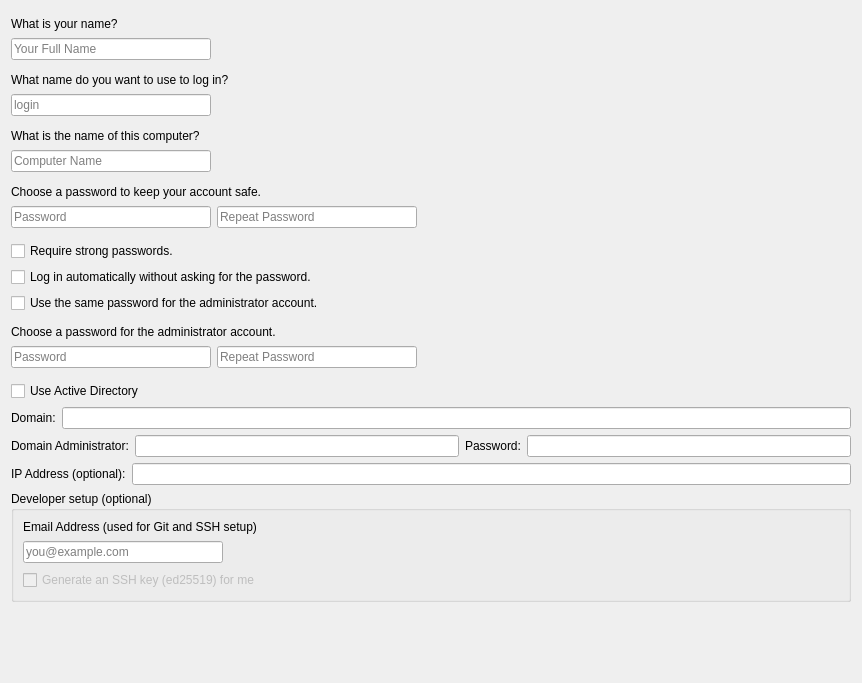
<?xml version="1.0" encoding="UTF-8"?>
<ui version="4.0">
 <author>
SPDX-FileCopyrightText: 2014 Teo Mrnjavac &lt;teo@kde.org&gt;
SPDX-License-Identifier: GPL-3.0-or-later
 </author>
 <class>Page_UserSetup</class>
 <widget class="QWidget" name="Page_UserSetup">
  <property name="geometry">
   <rect>
    <x>0</x>
    <y>0</y>
    <width>862</width>
    <height>683</height>
   </rect>
  </property>
  <property name="windowTitle">
   <string notr="true">Form</string>
  </property>
  <layout class="QVBoxLayout" name="verticalLayout_12">
   <item>
    <spacer name="verticalSpacer">
     <property name="orientation">
      <enum>Qt::Vertical</enum>
     </property>
     <property name="sizeType">
      <enum>QSizePolicy::Fixed</enum>
     </property>
     <property name="sizeHint" stdset="0">
      <size>
       <width>20</width>
       <height>6</height>
      </size>
     </property>
    </spacer>
   </item>
   <item>
    <widget class="QLabel" name="labelWhatIsYourName">
     <property name="text">
      <string>What is your name?</string>
     </property>
    </widget>
   </item>
   <item>
    <layout class="QHBoxLayout" name="fullNameLayout">
     <item>
      <widget class="QLineEdit" name="textBoxFullName">
       <property name="minimumSize">
        <size>
         <width>200</width>
         <height>0</height>
        </size>
       </property>
       <property name="placeholderText">
        <string>Your Full Name</string>
       </property>
      </widget>
     </item>
     <item>
      <widget class="QLabel" name="labelFullName">
       <property name="sizePolicy">
        <sizepolicy hsizetype="Fixed" vsizetype="Fixed">
         <horstretch>0</horstretch>
         <verstretch>0</verstretch>
        </sizepolicy>
       </property>
       <property name="minimumSize">
        <size>
         <width>24</width>
         <height>24</height>
        </size>
       </property>
       <property name="maximumSize">
        <size>
         <width>24</width>
         <height>24</height>
        </size>
       </property>
       <property name="text">
        <string notr="true"/>
       </property>
       <property name="scaledContents">
        <bool>true</bool>
       </property>
      </widget>
     </item>
     <item>
      <widget class="QLabel" name="labelFullNameError">
       <property name="sizePolicy">
        <sizepolicy hsizetype="Expanding" vsizetype="Preferred">
         <horstretch>1</horstretch>
         <verstretch>0</verstretch>
        </sizepolicy>
       </property>
       <property name="text">
        <string/>
       </property>
       <property name="wordWrap">
        <bool>true</bool>
       </property>
      </widget>
     </item>
    </layout>
   </item>
   <item>
    <spacer name="verticalSpacer_2">
     <property name="orientation">
      <enum>Qt::Vertical</enum>
     </property>
     <property name="sizeType">
      <enum>QSizePolicy::Fixed</enum>
     </property>
     <property name="sizeHint" stdset="0">
      <size>
       <width>20</width>
       <height>6</height>
      </size>
     </property>
    </spacer>
   </item>
   <item>
    <widget class="QLabel" name="username_label_2">
     <property name="text">
      <string>What name do you want to use to log in?</string>
     </property>
     <property name="wordWrap">
      <bool>false</bool>
     </property>
    </widget>
   </item>
   <item>
    <layout class="QHBoxLayout" name="usernameLayout">
     <item>
      <widget class="QLineEdit" name="textBoxLoginName">
       <property name="sizePolicy">
        <sizepolicy hsizetype="Expanding" vsizetype="Fixed">
         <horstretch>0</horstretch>
         <verstretch>0</verstretch>
        </sizepolicy>
       </property>
       <property name="minimumSize">
        <size>
         <width>200</width>
         <height>0</height>
        </size>
       </property>
       <property name="placeholderText">
        <string>login</string>
       </property>
      </widget>
     </item>
     <item>
      <widget class="QLabel" name="labelUsername">
       <property name="sizePolicy">
        <sizepolicy hsizetype="Fixed" vsizetype="Fixed">
         <horstretch>0</horstretch>
         <verstretch>0</verstretch>
        </sizepolicy>
       </property>
       <property name="minimumSize">
        <size>
         <width>24</width>
         <height>24</height>
        </size>
       </property>
       <property name="maximumSize">
        <size>
         <width>24</width>
         <height>24</height>
        </size>
       </property>
       <property name="scaledContents">
        <bool>true</bool>
       </property>
      </widget>
     </item>
     <item>
      <widget class="QLabel" name="labelUsernameError">
       <property name="sizePolicy">
        <sizepolicy hsizetype="Expanding" vsizetype="Preferred">
         <horstretch>1</horstretch>
         <verstretch>0</verstretch>
        </sizepolicy>
       </property>
       <property name="minimumSize">
        <size>
         <width>200</width>
         <height>0</height>
        </size>
       </property>
       <property name="text">
        <string/>
       </property>
       <property name="alignment">
        <set>Qt::AlignVCenter</set>
       </property>
       <property name="wordWrap">
        <bool>true</bool>
       </property>
      </widget>
     </item>
    </layout>
   </item>
   <item>
    <spacer name="verticalSpacer_4">
     <property name="orientation">
      <enum>Qt::Vertical</enum>
     </property>
     <property name="sizeType">
      <enum>QSizePolicy::Fixed</enum>
     </property>
     <property name="sizeHint" stdset="0">
      <size>
       <width>20</width>
       <height>6</height>
      </size>
     </property>
    </spacer>
   </item>
   <item>
    <widget class="QLabel" name="hostnameLabel">
     <property name="text">
      <string>What is the name of this computer?</string>
     </property>
     <property name="wordWrap">
      <bool>false</bool>
     </property>
    </widget>
   </item>
   <item>
    <layout class="QHBoxLayout" name="hostnameLayout">
     <item>
      <widget class="QLineEdit" name="textBoxHostname">
       <property name="sizePolicy">
        <sizepolicy hsizetype="Expanding" vsizetype="Fixed">
         <horstretch>0</horstretch>
         <verstretch>0</verstretch>
        </sizepolicy>
       </property>
       <property name="minimumSize">
        <size>
         <width>200</width>
         <height>0</height>
        </size>
       </property>
       <property name="toolTip">
        <string>&lt;small&gt;This name will be used if you make the computer visible to others on a network.&lt;/small&gt;</string>
       </property>
       <property name="placeholderText">
        <string>Computer Name</string>
       </property>
      </widget>
     </item>
     <item>
      <widget class="QLabel" name="labelHostname">
       <property name="sizePolicy">
        <sizepolicy hsizetype="Fixed" vsizetype="Fixed">
         <horstretch>0</horstretch>
         <verstretch>0</verstretch>
        </sizepolicy>
       </property>
       <property name="minimumSize">
        <size>
         <width>24</width>
         <height>24</height>
        </size>
       </property>
       <property name="maximumSize">
        <size>
         <width>24</width>
         <height>24</height>
        </size>
       </property>
       <property name="scaledContents">
        <bool>true</bool>
       </property>
      </widget>
     </item>
     <item>
      <widget class="QLabel" name="labelHostnameError">
       <property name="sizePolicy">
        <sizepolicy hsizetype="Expanding" vsizetype="Preferred">
         <horstretch>1</horstretch>
         <verstretch>0</verstretch>
        </sizepolicy>
       </property>
       <property name="minimumSize">
        <size>
         <width>200</width>
         <height>0</height>
        </size>
       </property>
       <property name="text">
        <string/>
       </property>
       <property name="alignment">
        <set>Qt::AlignVCenter</set>
       </property>
       <property name="wordWrap">
        <bool>true</bool>
       </property>
      </widget>
     </item>
    </layout>
   </item>
   <item>
    <spacer name="hostnameVSpace">
     <property name="orientation">
      <enum>Qt::Vertical</enum>
     </property>
     <property name="sizeType">
      <enum>QSizePolicy::Fixed</enum>
     </property>
     <property name="sizeHint" stdset="0">
      <size>
       <width>20</width>
       <height>6</height>
      </size>
     </property>
    </spacer>
   </item>
   <item>
    <widget class="QLabel" name="password_label_2">
     <property name="text">
      <string>Choose a password to keep your account safe.</string>
     </property>
     <property name="wordWrap">
      <bool>false</bool>
     </property>
    </widget>
   </item>
   <item>
    <layout class="QHBoxLayout" name="userPasswordLayout">
     <item>
      <widget class="QLineEdit" name="textBoxUserPassword">
       <property name="sizePolicy">
        <sizepolicy hsizetype="Expanding" vsizetype="Fixed">
         <horstretch>0</horstretch>
         <verstretch>0</verstretch>
        </sizepolicy>
       </property>
       <property name="minimumSize">
        <size>
         <width>200</width>
         <height>0</height>
        </size>
       </property>
       <property name="toolTip">
        <string>&lt;small&gt;Enter the same password twice, so that it can be checked for typing errors. A good password will contain a mixture of letters, numbers and punctuation, should be at least eight characters long, and should be changed at regular intervals.&lt;/small&gt;</string>
       </property>
       <property name="echoMode">
        <enum>QLineEdit::Password</enum>
       </property>
       <property name="placeholderText">
        <string>Password</string>
       </property>
      </widget>
     </item>
     <item>
      <widget class="QLineEdit" name="textBoxUserVerifiedPassword">
       <property name="sizePolicy">
        <sizepolicy hsizetype="Expanding" vsizetype="Fixed">
         <horstretch>0</horstretch>
         <verstretch>0</verstretch>
        </sizepolicy>
       </property>
       <property name="minimumSize">
        <size>
         <width>200</width>
         <height>0</height>
        </size>
       </property>
       <property name="toolTip">
        <string>&lt;small&gt;Enter the same password twice, so that it can be checked for typing errors. A good password will contain a mixture of letters, numbers and punctuation, should be at least eight characters long, and should be changed at regular intervals.&lt;/small&gt;</string>
       </property>
       <property name="echoMode">
        <enum>QLineEdit::Password</enum>
       </property>
       <property name="placeholderText">
        <string>Repeat Password</string>
       </property>
      </widget>
     </item>
     <item>
      <widget class="QLabel" name="labelUserPassword">
       <property name="sizePolicy">
        <sizepolicy hsizetype="Fixed" vsizetype="Fixed">
         <horstretch>0</horstretch>
         <verstretch>0</verstretch>
        </sizepolicy>
       </property>
       <property name="minimumSize">
        <size>
         <width>24</width>
         <height>24</height>
        </size>
       </property>
       <property name="maximumSize">
        <size>
         <width>24</width>
         <height>24</height>
        </size>
       </property>
       <property name="scaledContents">
        <bool>true</bool>
       </property>
      </widget>
     </item>
     <item>
      <widget class="QLabel" name="labelUserPasswordError">
       <property name="sizePolicy">
        <sizepolicy hsizetype="Expanding" vsizetype="Preferred">
         <horstretch>1</horstretch>
         <verstretch>0</verstretch>
        </sizepolicy>
       </property>
       <property name="minimumSize">
        <size>
         <width>100</width>
         <height>0</height>
        </size>
       </property>
       <property name="text">
        <string/>
       </property>
       <property name="alignment">
        <set>Qt::AlignVCenter</set>
       </property>
       <property name="wordWrap">
        <bool>true</bool>
       </property>
      </widget>
     </item>
    </layout>
   </item>
   <item>
    <spacer name="verticalSpacer_5">
     <property name="orientation">
      <enum>Qt::Vertical</enum>
     </property>
     <property name="sizeType">
      <enum>QSizePolicy::Fixed</enum>
     </property>
     <property name="sizeHint" stdset="0">
      <size>
       <width>20</width>
       <height>6</height>
      </size>
     </property>
    </spacer>
   </item>
   <item>
    <widget class="QCheckBox" name="checkBoxRequireStrongPassword">
     <property name="toolTip">
      <string>When this box is checked, password-strength checking is done and you will not be able to use a weak password.</string>
     </property>
     <property name="text">
      <string>Require strong passwords.</string>
     </property>
    </widget>
   </item>
   <item>
    <widget class="QCheckBox" name="checkBoxDoAutoLogin">
     <property name="text">
      <string>Log in automatically without asking for the password.</string>
     </property>
    </widget>
   </item>
   <item>
    <widget class="QCheckBox" name="checkBoxReusePassword">
     <property name="text">
      <string>Use the same password for the administrator account.</string>
     </property>
    </widget>
   </item>
   <item>
    <spacer name="verticalSpacer_6">
     <property name="orientation">
      <enum>Qt::Vertical</enum>
     </property>
     <property name="sizeType">
      <enum>QSizePolicy::Fixed</enum>
     </property>
     <property name="sizeHint" stdset="0">
      <size>
       <width>20</width>
       <height>6</height>
      </size>
     </property>
    </spacer>
   </item>
   <item>
    <widget class="QLabel" name="labelChooseRootPassword">
     <property name="text">
      <string>Choose a password for the administrator account.</string>
     </property>
     <property name="wordWrap">
      <bool>false</bool>
     </property>
    </widget>
   </item>
   <item>
    <layout class="QHBoxLayout" name="rootPasswordLayout">
     <item>
      <widget class="QLineEdit" name="textBoxRootPassword">
       <property name="sizePolicy">
        <sizepolicy hsizetype="Expanding" vsizetype="Fixed">
         <horstretch>0</horstretch>
         <verstretch>0</verstretch>
        </sizepolicy>
       </property>
       <property name="minimumSize">
        <size>
         <width>200</width>
         <height>0</height>
        </size>
       </property>
       <property name="toolTip">
        <string>&lt;small&gt;Enter the same password twice, so that it can be checked for typing errors.&lt;/small&gt;</string>
       </property>
       <property name="echoMode">
        <enum>QLineEdit::Password</enum>
       </property>
       <property name="placeholderText">
        <string>Password</string>
       </property>
      </widget>
     </item>
     <item>
      <widget class="QLineEdit" name="textBoxVerifiedRootPassword">
       <property name="sizePolicy">
        <sizepolicy hsizetype="Expanding" vsizetype="Fixed">
         <horstretch>0</horstretch>
         <verstretch>0</verstretch>
        </sizepolicy>
       </property>
       <property name="minimumSize">
        <size>
         <width>200</width>
         <height>0</height>
        </size>
       </property>
       <property name="toolTip">
        <string>&lt;small&gt;Enter the same password twice, so that it can be checked for typing errors.&lt;/small&gt;</string>
       </property>
       <property name="echoMode">
        <enum>QLineEdit::Password</enum>
       </property>
       <property name="placeholderText">
        <string>Repeat Password</string>
       </property>
      </widget>
     </item>
     <item>
      <widget class="QLabel" name="labelRootPassword">
       <property name="sizePolicy">
        <sizepolicy hsizetype="Fixed" vsizetype="Fixed">
         <horstretch>0</horstretch>
         <verstretch>0</verstretch>
        </sizepolicy>
       </property>
       <property name="minimumSize">
        <size>
         <width>24</width>
         <height>24</height>
        </size>
       </property>
       <property name="maximumSize">
        <size>
         <width>24</width>
         <height>24</height>
        </size>
       </property>
       <property name="scaledContents">
        <bool>true</bool>
       </property>
      </widget>
     </item>
     <item>
      <widget class="QLabel" name="labelRootPasswordError">
       <property name="sizePolicy">
        <sizepolicy hsizetype="Expanding" vsizetype="Preferred">
         <horstretch>1</horstretch>
         <verstretch>0</verstretch>
        </sizepolicy>
       </property>
       <property name="minimumSize">
        <size>
         <width>100</width>
         <height>0</height>
        </size>
       </property>
       <property name="text">
        <string/>
       </property>
       <property name="alignment">
        <set>Qt::AlignVCenter</set>
       </property>
       <property name="wordWrap">
        <bool>true</bool>
       </property>
      </widget>
     </item>
    </layout>
   </item>
   <item>
    <spacer name="verticalSpacer_3">
     <property name="orientation">
      <enum>Qt::Vertical</enum>
     </property>
     <property name="sizeType">
      <enum>QSizePolicy::Fixed</enum>
     </property>
     <property name="sizeHint" stdset="0">
      <size>
       <width>20</width>
       <height>6</height>
      </size>
     </property>
    </spacer>
   </item>
   <item>
    <layout class="QVBoxLayout" name="verticalLayout">
     <item>
      <widget class="QCheckBox" name="useADCheckbox">
       <property name="text">
        <string>Use Active Directory</string>
       </property>
      </widget>
     </item>
     <item>
      <layout class="QVBoxLayout" name="verticalLayout_3">
       <item>
        <layout class="QHBoxLayout" name="horizontalLayout_2">
         <item>
          <widget class="QLabel" name="domainLabel">
           <property name="text">
            <string>Domain:</string>
           </property>
          </widget>
         </item>
         <item>
          <widget class="QLineEdit" name="domainField"/>
         </item>
        </layout>
       </item>
       <item>
        <layout class="QHBoxLayout" name="horizontalLayout">
         <item>
          <widget class="QLabel" name="domainAdminLabel">
           <property name="text">
            <string>Domain Administrator:</string>
           </property>
          </widget>
         </item>
         <item>
          <widget class="QLineEdit" name="domainAdminField"/>
         </item>
         <item>
          <widget class="QLabel" name="domainPasswordLabel">
           <property name="text">
            <string>Password:</string>
           </property>
          </widget>
         </item>
         <item>
          <widget class="QLineEdit" name="domainPasswordField">
           <property name="echoMode">
            <enum>QLineEdit::Password</enum>
           </property>
          </widget>
         </item>
        </layout>
       </item>
       <item>
        <layout class="QHBoxLayout" name="horizontalLayout_3">
         <item>
          <widget class="QLabel" name="ipAddressLabel">
           <property name="text">
            <string>IP Address (optional):</string>
           </property>
          </widget>
         </item>
         <item>
          <widget class="QLineEdit" name="ipAddressField"/>
         </item>
        </layout>
       </item>
      </layout>
     </item>
    </layout>
   </item>
   <item>
    <widget class="QGroupBox" name="groupBoxDevinfo">
     <property name="title">
      <string>Developer setup (optional)</string>
     </property>
     <layout class="QVBoxLayout" name="devinfoLayout">
      <item>
       <widget class="QLabel" name="labelDevinfoEmail">
        <property name="text">
         <string>Email Address (used for Git and SSH setup)</string>
        </property>
        <property name="wordWrap">
         <bool>true</bool>
        </property>
       </widget>
      </item>
      <item>
       <layout class="QHBoxLayout" name="devinfoEmailLayout">
        <item>
         <widget class="QLineEdit" name="textBoxDevinfoEmail">
          <property name="minimumSize">
           <size>
            <width>200</width>
            <height>0</height>
           </size>
          </property>
          <property name="placeholderText">
           <string>you@example.com</string>
          </property>
         </widget>
        </item>
        <item>
         <widget class="QLabel" name="labelDevinfoEmailIcon">
          <property name="sizePolicy">
           <sizepolicy hsizetype="Fixed" vsizetype="Fixed">
            <horstretch>0</horstretch>
            <verstretch>0</verstretch>
           </sizepolicy>
          </property>
          <property name="minimumSize">
           <size>
            <width>24</width>
            <height>24</height>
           </size>
          </property>
          <property name="maximumSize">
           <size>
            <width>24</width>
            <height>24</height>
           </size>
          </property>
          <property name="text">
           <string notr="true"/>
          </property>
          <property name="scaledContents">
           <bool>true</bool>
          </property>
         </widget>
        </item>
        <item>
         <widget class="QLabel" name="labelDevinfoEmailError">
          <property name="sizePolicy">
           <sizepolicy hsizetype="Expanding" vsizetype="Preferred">
            <horstretch>1</horstretch>
            <verstretch>0</verstretch>
           </sizepolicy>
          </property>
          <property name="text">
           <string/>
          </property>
          <property name="wordWrap">
           <bool>true</bool>
          </property>
         </widget>
        </item>
       </layout>
      </item>
      <item>
       <widget class="QCheckBox" name="checkBoxDevinfoSsh">
        <property name="enabled">
         <bool>false</bool>
        </property>
        <property name="toolTip">
         <string>Generates an ed25519 SSH key in your ~/.ssh/. The agent and key will load automatically on your first shell login. Add the public key to GitHub manually after install.</string>
        </property>
        <property name="text">
         <string>Generate an SSH key (ed25519) for me</string>
        </property>
       </widget>
      </item>
     </layout>
    </widget>
   </item>
   <item>
    <spacer name="verticalSpacer_7">
     <property name="orientation">
      <enum>Qt::Vertical</enum>
     </property>
     <property name="sizeHint" stdset="0">
      <size>
       <width>20</width>
       <height>1</height>
      </size>
     </property>
    </spacer>
   </item>
  </layout>
 </widget>
 <resources/>
 <connections/>
</ui>
